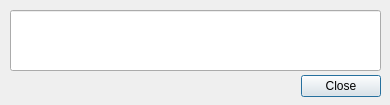
<?xml version="1.0" encoding="UTF-8"?>
<ui version="4.0">
 <class>warning</class>
 <widget class="QDialog" name="warning">
  <property name="geometry">
   <rect>
    <x>0</x>
    <y>0</y>
    <width>390</width>
    <height>105</height>
   </rect>
  </property>
  <property name="windowTitle">
   <string>Dialog</string>
  </property>
  <widget class="QDialogButtonBox" name="buttonBox">
   <property name="geometry">
    <rect>
     <x>80</x>
     <y>70</y>
     <width>301</width>
     <height>32</height>
    </rect>
   </property>
   <property name="orientation">
    <enum>Qt::Horizontal</enum>
   </property>
   <property name="standardButtons">
    <set>QDialogButtonBox::Close</set>
   </property>
  </widget>
  <widget class="QLineEdit" name="Warning">
   <property name="geometry">
    <rect>
     <x>10</x>
     <y>10</y>
     <width>371</width>
     <height>61</height>
    </rect>
   </property>
   <property name="font">
    <font>
     <family>Courier 10 Pitch</family>
     <weight>75</weight>
     <bold>true</bold>
    </font>
   </property>
   <property name="styleSheet">
    <string notr="true">QLineEdit {color:red}</string>
   </property>
   <property name="alignment">
    <set>Qt::AlignCenter</set>
   </property>
   <property name="readOnly">
    <bool>true</bool>
   </property>
  </widget>
 </widget>
 <resources/>
 <connections>
  <connection>
   <sender>buttonBox</sender>
   <signal>accepted()</signal>
   <receiver>warning</receiver>
   <slot>accept()</slot>
   <hints>
    <hint type="sourcelabel">
     <x>248</x>
     <y>254</y>
    </hint>
    <hint type="destinationlabel">
     <x>157</x>
     <y>274</y>
    </hint>
   </hints>
  </connection>
  <connection>
   <sender>buttonBox</sender>
   <signal>rejected()</signal>
   <receiver>warning</receiver>
   <slot>reject()</slot>
   <hints>
    <hint type="sourcelabel">
     <x>316</x>
     <y>260</y>
    </hint>
    <hint type="destinationlabel">
     <x>286</x>
     <y>274</y>
    </hint>
   </hints>
  </connection>
 </connections>
</ui>
